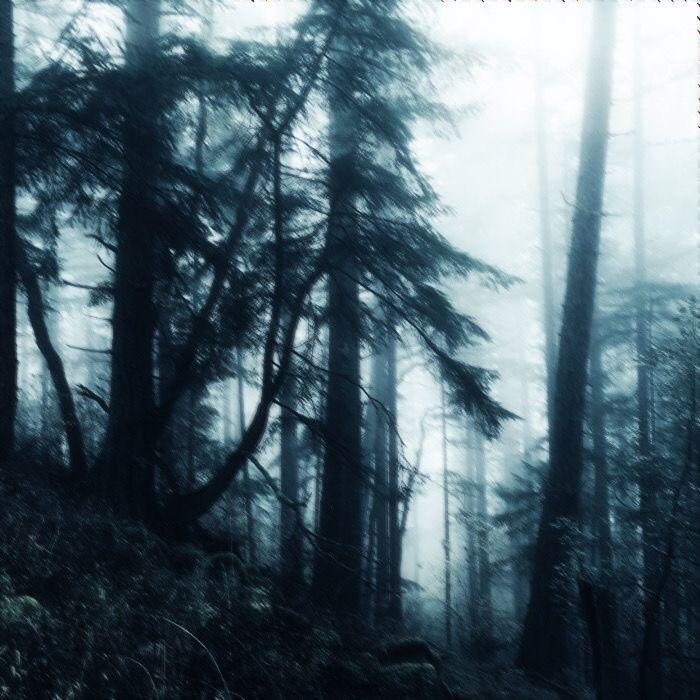
#> input picture assets/img_1.jpg, 700 x 700 px
$ python -i night_vision.py   (imports and definitions only)
#> lines starting #> are read from the running program, lines starting #| are printed output that depends on the picture
#> further down, picture is the input picture: shape (700, 700, 3); mean B, G, R 111, 101.6, 81.7
import cv2 as cv
import numpy as np
import random
import time
from colorama import Fore, Back, Style, init

class NightVision:
    def __init__(self):
        self.name = "NightVision Effect"

        self.frames = []
        self.processed_frames = []

        self.complexities = []
        self.threshold = None

        self.start_time = time.time()

    def add_frame(self, frame):
        self.frames.append(frame)
        complexity = self.calculate_complexity(frame)
        self.complexities.append(complexity)

        if len(self.complexities) > 10 and len(self.complexities) % 10 == 0 or self.threshold == None:
            self.threshold = np.mean(self.complexities)

    def calculate_complexity(self, frame):
        gray = cv.cvtColor(frame, cv.COLOR_BGR2GRAY)
        variance = np.var(gray)

        edges = cv.Canny(gray, 50, 150)
        edge_density = np.sum(edges > 0) / edges.size

        brightness_std = np.std(gray) / 255.0

        complexity = np.log1p(variance) * 0.5 + edge_density * 0.3 + brightness_std * 0.2

        return complexity

    def process_current_frame(self, frame, complexity):
        if self.threshold is None:
            cv.putText(frame, "CALIBRATING...", (50, 50),
                  cv.FONT_HERSHEY_SIMPLEX, 1, (0, 255, 0), 2)

            return frame
        if complexity > self.threshold:
            return self.apply_night_vision(frame)
        else:
            return self.apply_night_vision(frame)

    def night_vision_overlay(self, frame):
        gray = cv.cvtColor(frame, cv.COLOR_BGR2GRAY)
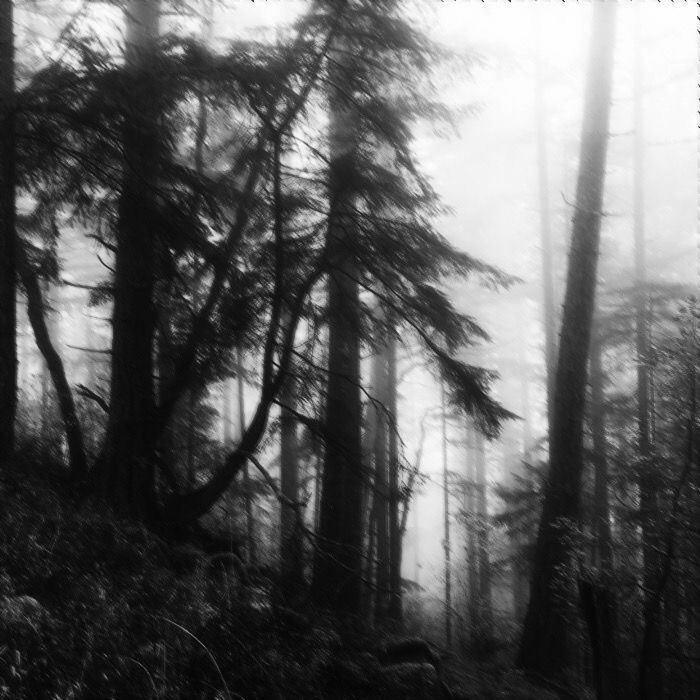
#> gray: shape (700, 700); min 1, max 255, mean 96.7
        gray = cv.GaussianBlur(gray, (3, 3), 0)
        gray = cv.equalizeHist(gray)
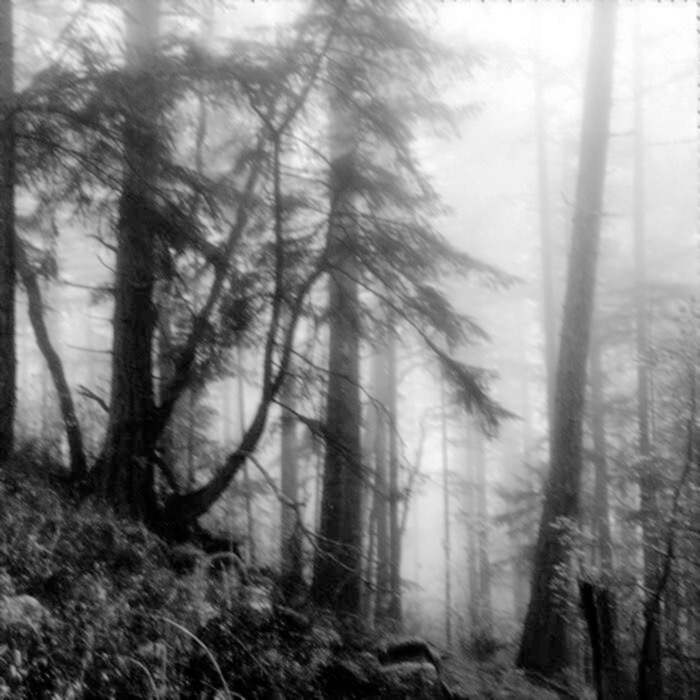
#> gray: shape (700, 700); min 0, max 255, mean 128.4

        night_vision = cv.cvtColor(gray, cv.COLOR_GRAY2BGR)

        night_vision[:, :, 0] = (night_vision[:, :, 0] * 0.2).astype(np.uint8)
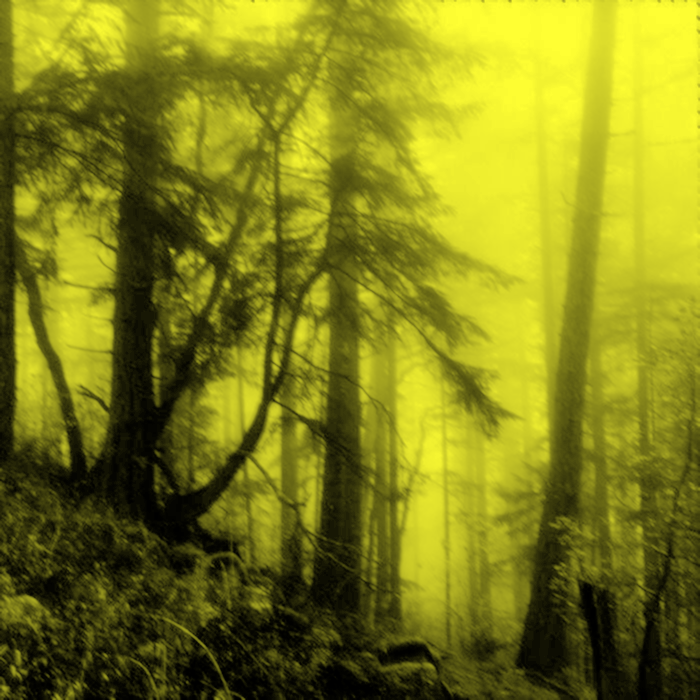
#> night_vision: shape (700, 700, 3); mean B, G, R 25.3, 128.4, 128.4
        night_vision[:, :, 1] = (night_vision[:, :, 1] * 0.8    ).astype(np.uint8)
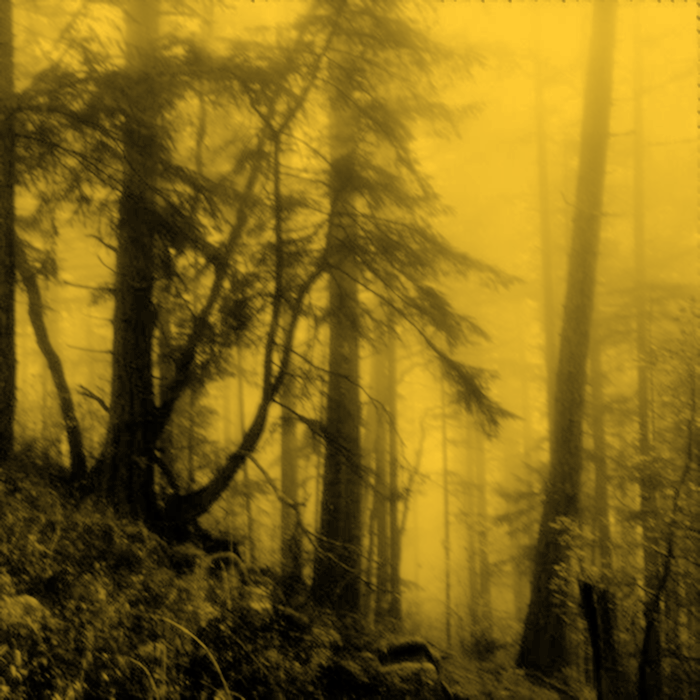
#> night_vision: shape (700, 700, 3); mean B, G, R 25.3, 102.3, 128.4
        night_vision[:, :, 2] = 0
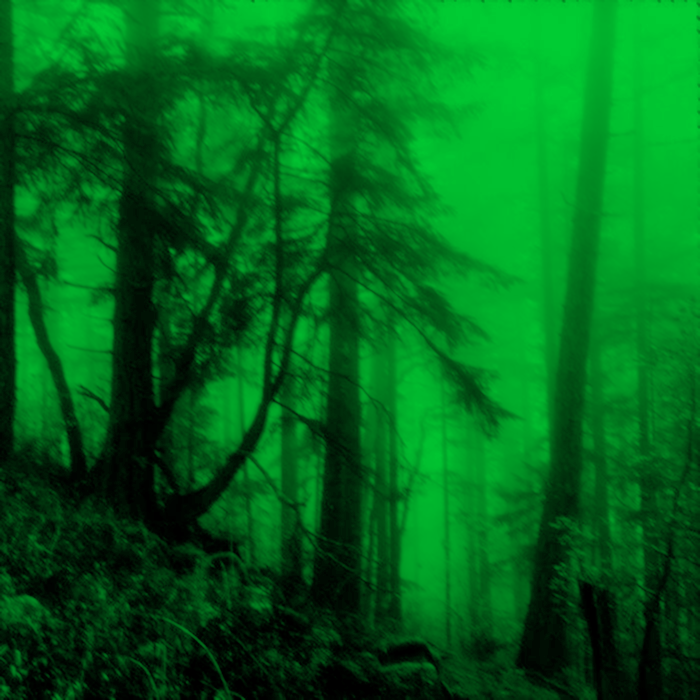
#> night_vision: shape (700, 700, 3); mean B, G, R 25.3, 102.3, 0

        h, w = night_vision.shape[:2]
#> h = 700; w = 700
        kernel_x = cv.getGaussianKernel(w, w/3)
        kernel_y = cv.getGaussianKernel(h, h/3)
        kernel = kernel_y * kernel_x.T
        mask = kernel / kernel.max()

        night_vision = night_vision.astype(np.float32)
        night_vision *= mask[..., np.newaxis]
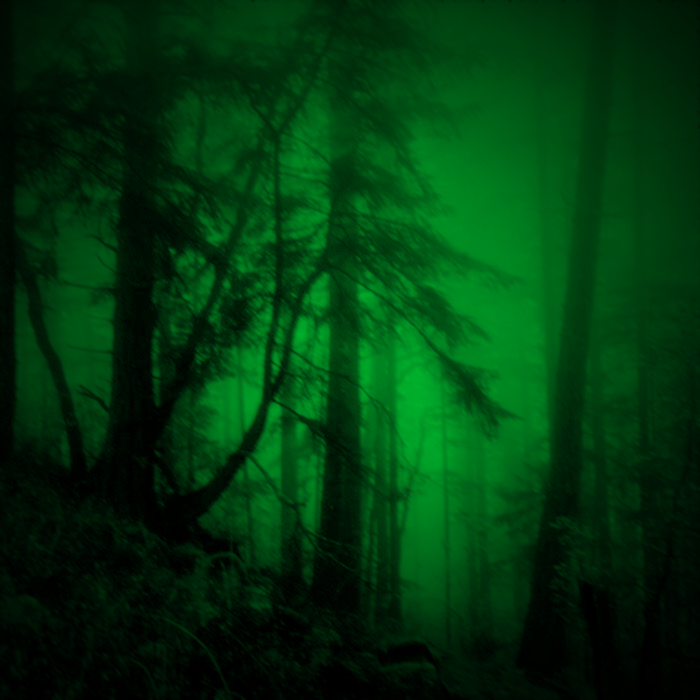
#> night_vision: shape (700, 700, 3) float32; mean B, G, R 13.5, 54.8, 0
        night_vision = np.clip(night_vision, 0, 255).astype(np.uint8)

        return night_vision

    def night_vision_scan_lines(self, frame):
        result_frame = frame.copy().astype(np.float32)

        result_frame[::3, :, 0] *= 1.5
        result_frame[::3, :] *= 0.7

        return np.clip(result_frame.astype(np.uint8), 0, 255)

    def night_vision_barrel_distortion(self, frame, intensity):
#> called with intensity = 0.1
        h, w = frame.shape[:2]
#> h = 700; w = 700

        j, i = np.meshgrid(np.arange(w), np.arange(h))

        x = ( j - w/2 ) / (w/2)
        y = ( i - h/2 ) / (h/2)

        r = np.sqrt(x*x + y*y)
        distortion = 1.0 + intensity * r**2

        x_distorted = x * distortion
        y_distorted = y * distortion

        map_x = (x_distorted * (w/2)) + w/2
        map_y = (y_distorted * (h/2)) + h/2

        return cv.remap(frame, map_x.astype(np.float32), map_y.astype(np.float32), cv.INTER_LINEAR)
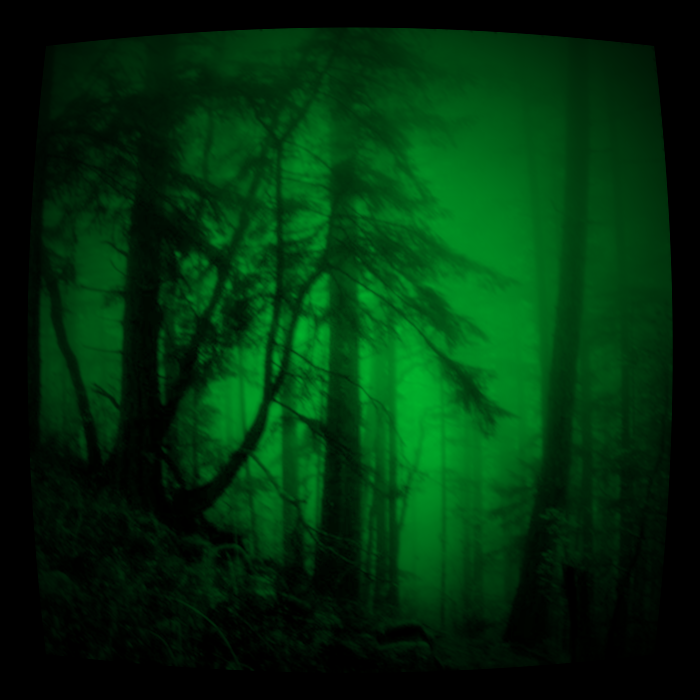
#> returned value: shape (700, 700, 3); mean of channels 0, 1, 2 11.2, 46.7, 0; drawn as B, G, R

    def apply_night_vision(self, frame):
        frame = self.night_vision_overlay(frame)
        frame = self.night_vision_barrel_distortion(frame, 0.1)
        #frame = self._scan_lines(frame)

        return frame

>>> import cv2
>>> picture = cv2.imread('../assets/img_1.jpg')
>>> result = NightVision().apply_night_vision(picture)

$ run again, on assets/img_3.jpg
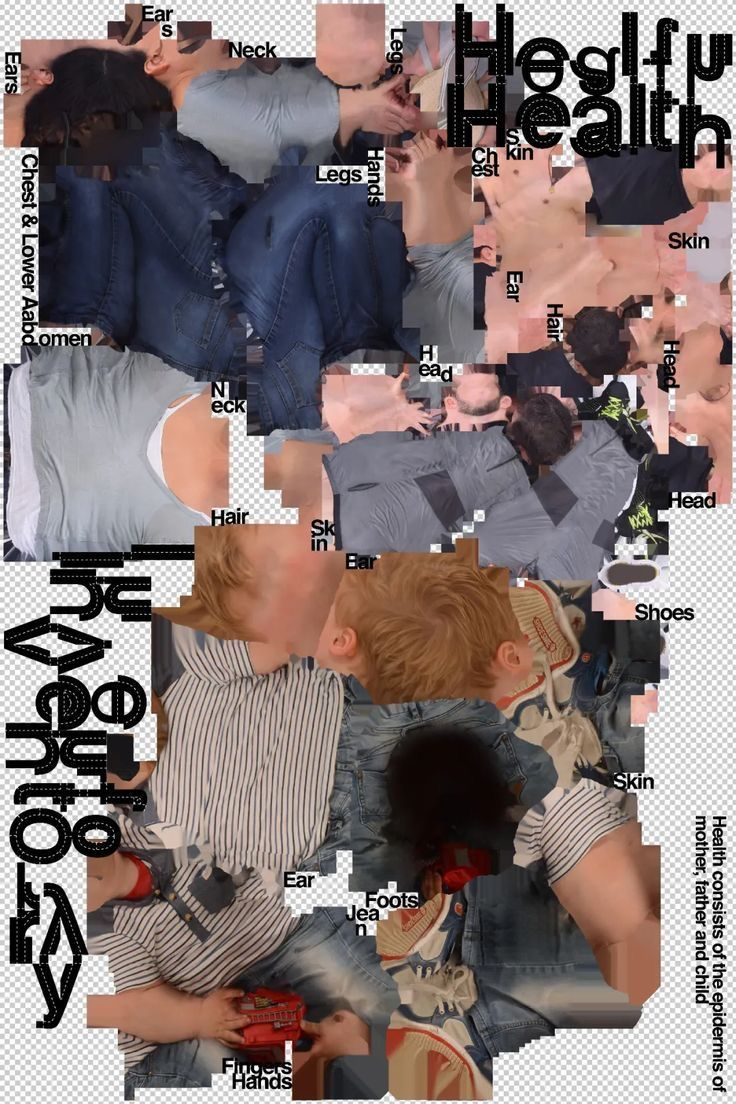
#> input picture assets/img_3.jpg, 736 x 1104 px
#> picture is the input picture: shape (1104, 736, 3); mean B, G, R 115.6, 117.1, 131.3
#> in night_vision_overlay, `night_vision[:, :, 2] = 0`:
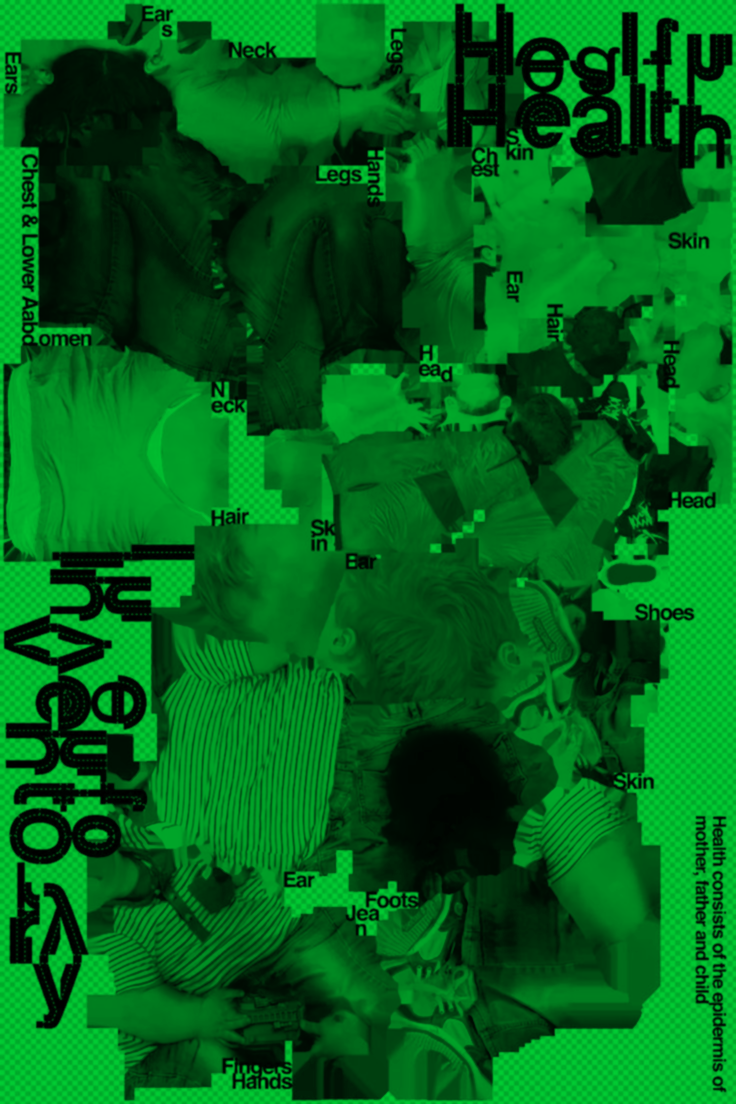
#> night_vision: shape (1104, 736, 3); mean B, G, R 25.2, 102, 0
#> in night_vision_barrel_distortion, `return cv.remap(frame, map_x.astype(np.float32), map_y.astype(np.float..`:
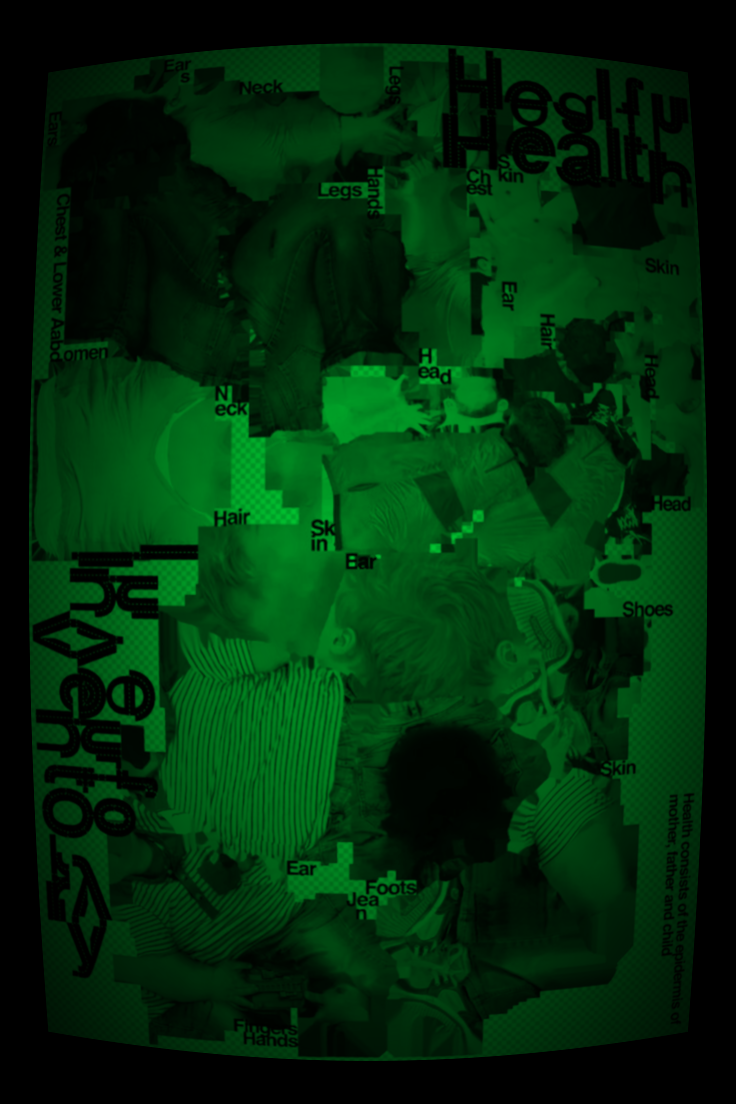
#> returned value: shape (1104, 736, 3); mean of channels 0, 1, 2 10.3, 42.9, 0; drawn as B, G, R
